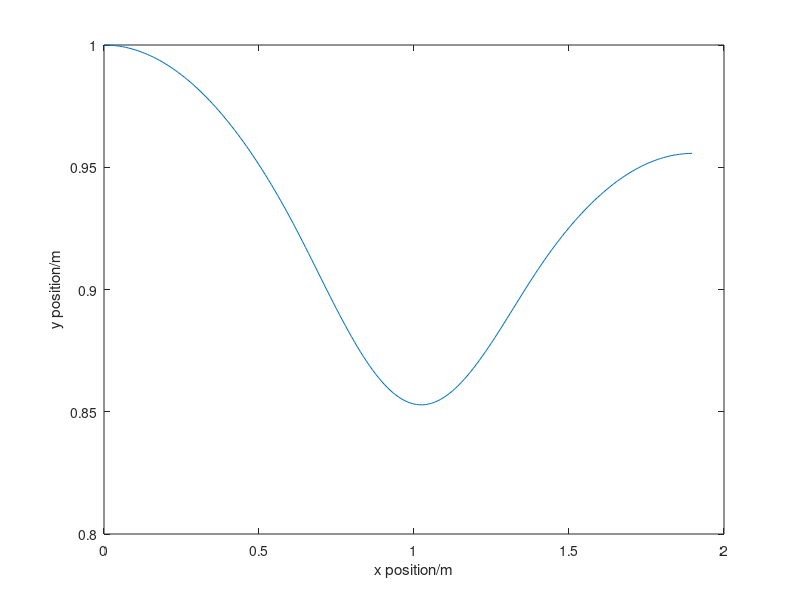
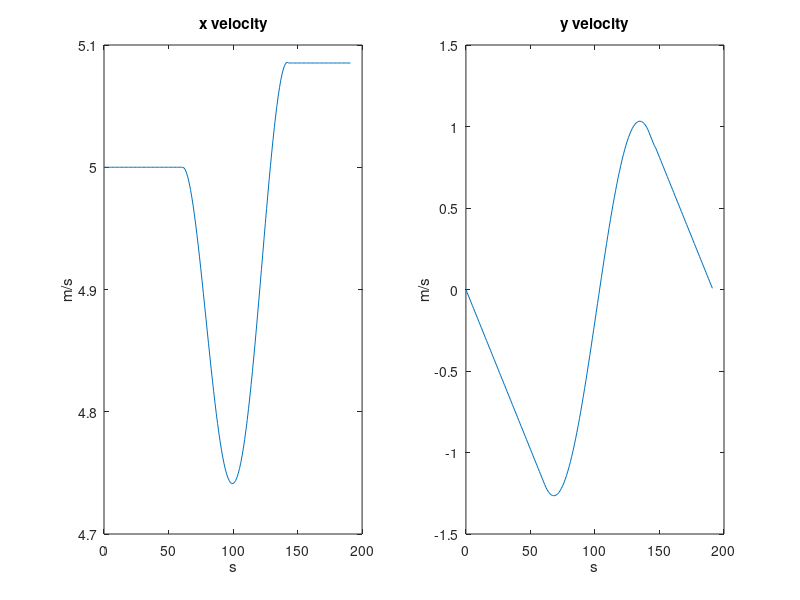

Reproduce these figures in MATLAB, in order.
clear;
load('saved_data.mat')
[y_peak, index] = findpeaks(save_pose(2,:));
num = index(1);
apex1 = save_pose(:,num);
% first apex
figure
plot(save_pose(1,1:num),save_pose(2,1:num));
xlabel('x position/m')
ylabel('y position/m')
% v_x
figure
t = [0: 1: (num-1)];
subplot(1,2,1)
plot(t, save_pose(3,1:num))
title('x velocity')
xlabel('s')
ylabel('m/s')
% v_y
subplot(1,2,2)
plot(t, save_pose(4,1:num))
title('y velocity')
xlabel('s')
ylabel('m/s')